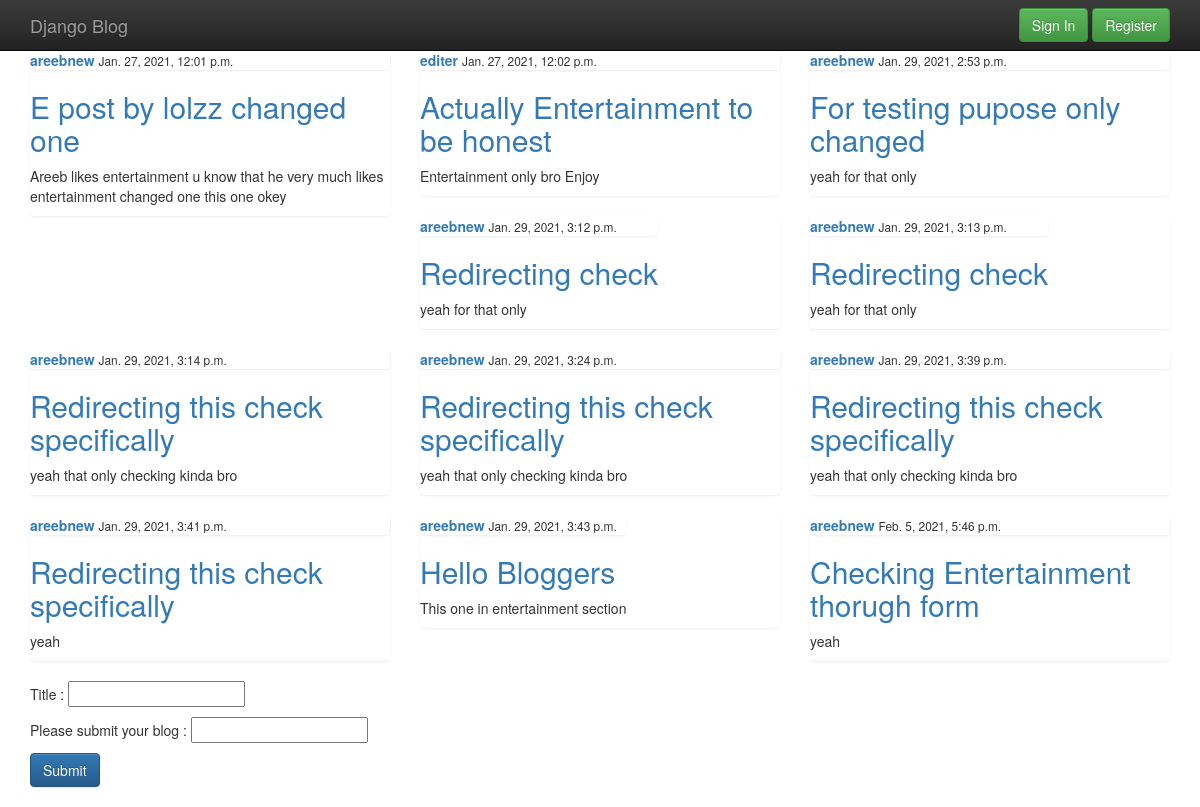
The app's page /entertainment/, older data.
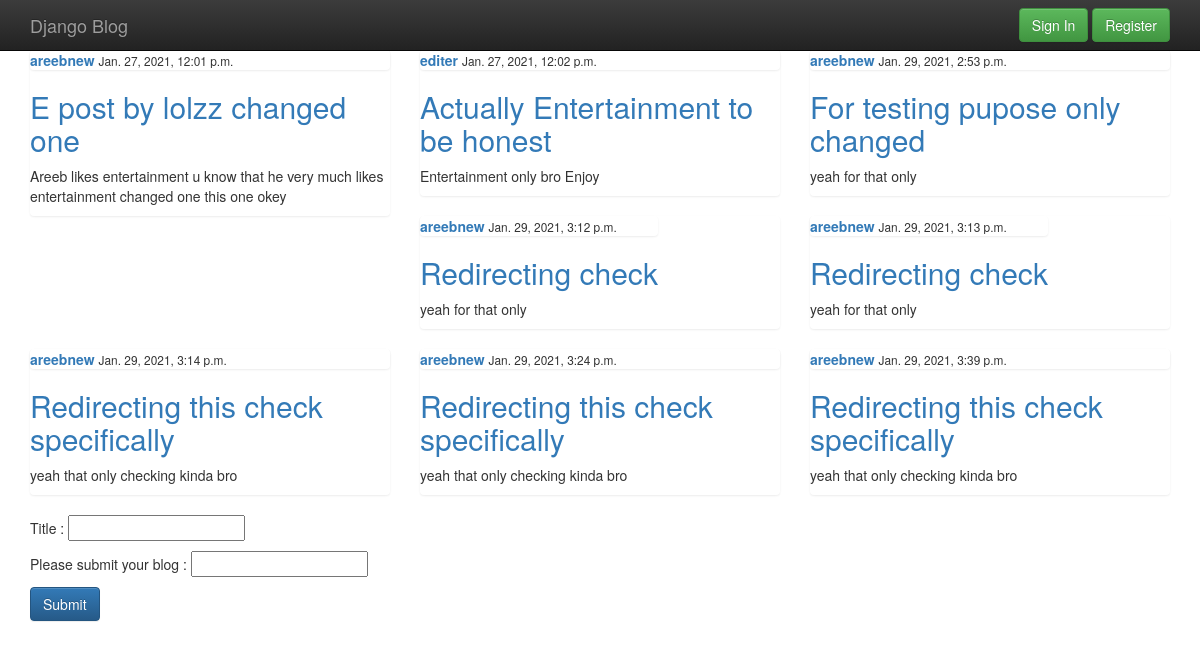
The same page, newer data.
### blog/models.py (models this page shows, shortened)
class E_Post(models.Model):
 	title = models.CharField( max_length = 100)
 	content = models.TextField()
 	date_posted = models.DateTimeField ( default = timezone.now)
 	author = models.ForeignKey( User , on_delete = models.CASCADE)

### blog/views.py (the view)
# urls.py: path('entertainment/' , views.entertainment , name = 'entertainment' ),
def entertainment(request):
	context = {
		'posts' : E_Post.objects.all()
	}
	return render( request , 'blog/entertainment.html' , context )

### blog/templates/blog/entertainment.html (shortened to what this page needs)
{% extends 'blog/base.html' %}
{% block content %}
<section class="container">
	<div class="row">
	{% for p in posts %}
	<div class="col-md-4">
	<div class = 'list-group' >
		<article>
			<div class="media-body">
				{% if user.username|stringformat:"s" ==  p.author|stringformat:"s"  %}
				<div class="list-group">
					<a href=""> <strong>{{ p.author }}</strong></a>
					<small> {{ p.date_posted }} </small>
				</div>
				<h2><a  href="" > {{ p.title }} </a></h2>
				<p> {{ p.content }} </p>
				<h2><a  class = "btn btn-success " href = "{% url 'updateentertainment' p.id %}" role = 'button' > Update </a></h2>
				<h2><a  class = "btn btn-danger " href = "{% url 'deleteentertainment' p.id %}" role = 'button' > Delete </a></h2>
				{% else %}
				<div class="list-group">
					<a href=""> <strong>{{ p.author }}</strong></a>
					<small> {{ p.date_posted }} </small>
				</div>
				<h2><a href=""> {{ p.title }} </a></h2>
				<p> {{ p.content }} </p>
				{% endif %}
			</div>
		</article>
	</div>
	</div>
	{% endfor %}
	</div>
</section>
<section class = "container" >
	<form action = "entertainment_post_add/" method = "post">
		<p>
			Title :
			<input type="text" name="entertainment_post_title"> </input>
		</p>
		<p>
			Please submit your blog :
			<input type="text" name="entertainment_post_content"> </input>
		</p>
		<button class = "btn btn-primary " type="submit"> Submit </button>
	</form>
</section>
{% endblock %}

### blog/templates/blog/base.html (shortened to what this page needs)
<!doctype html>
<html class="no-js" lang="">
    <head>
        <link rel="stylesheet" href="/static/blog/css/bootstrap.min.css">
        <link rel="stylesheet" href="/static/blog/css/bootstrap-theme.min.css">
        <link rel="stylesheet" href="/static/blog/css/main.css">
    </head>
    <body>
    <nav class="navbar navbar-inverse navbar-fixed-top" role="navigation">
      <div class="container">
        <div class="navbar-header">
          <a class="navbar-brand" href="/">Django Blog</a>
        </div>
        <div id="navbar" class="navbar-collapse collapse">
          {% if user.is_authenticated %}
          <form class="navbar-form navbar-right" role="form">
            <a class = "btn btn-success" href = "{% url 'profile'%}" role = "button"> Profile </a>
            <a class = "btn btn-success" href = "{% url 'logout'%}" role = "button"> Sign out </a>
          </form>
          {% else %}
          <form class = "navbar-form navbar-right" role="form">
            <a class = "btn btn-success" href = "{% url 'login'%}" role = "button"> Sign In </a>
            <a class = "btn btn-success" href = "{% url 'register'%}" role = "button"> Register </a>
          </form>
          {% endif %}
        </div>
      </div>
    </nav>
    {% block content %}
    {% endblock %}
    </body>
</html>

### blog/static/blog/css/main.css (style rules this page uses)
h2,h3,h4,h5,h6 { color: #b30000; }

### blog/templates/blog/base.html (style rules this page uses)
body { padding-top: 50px; padding-bottom: 20px; }

Row changes from the older to the newer data that the page shows:
removed E_Post: author "areebnew", date_posted "Jan. 29, 2021, 3:41 p.m.", title "Redirecting this check specifically", content "yeah"
removed E_Post: author "areebnew", date_posted "Jan. 29, 2021, 3:43 p.m.", title "Hello Bloggers", content "This one in entertainment section"
removed E_Post: author "areebnew", date_posted "Feb. 5, 2021, 5:46 p.m.", title "Checking Entertainment thorugh form", content "yeah"
